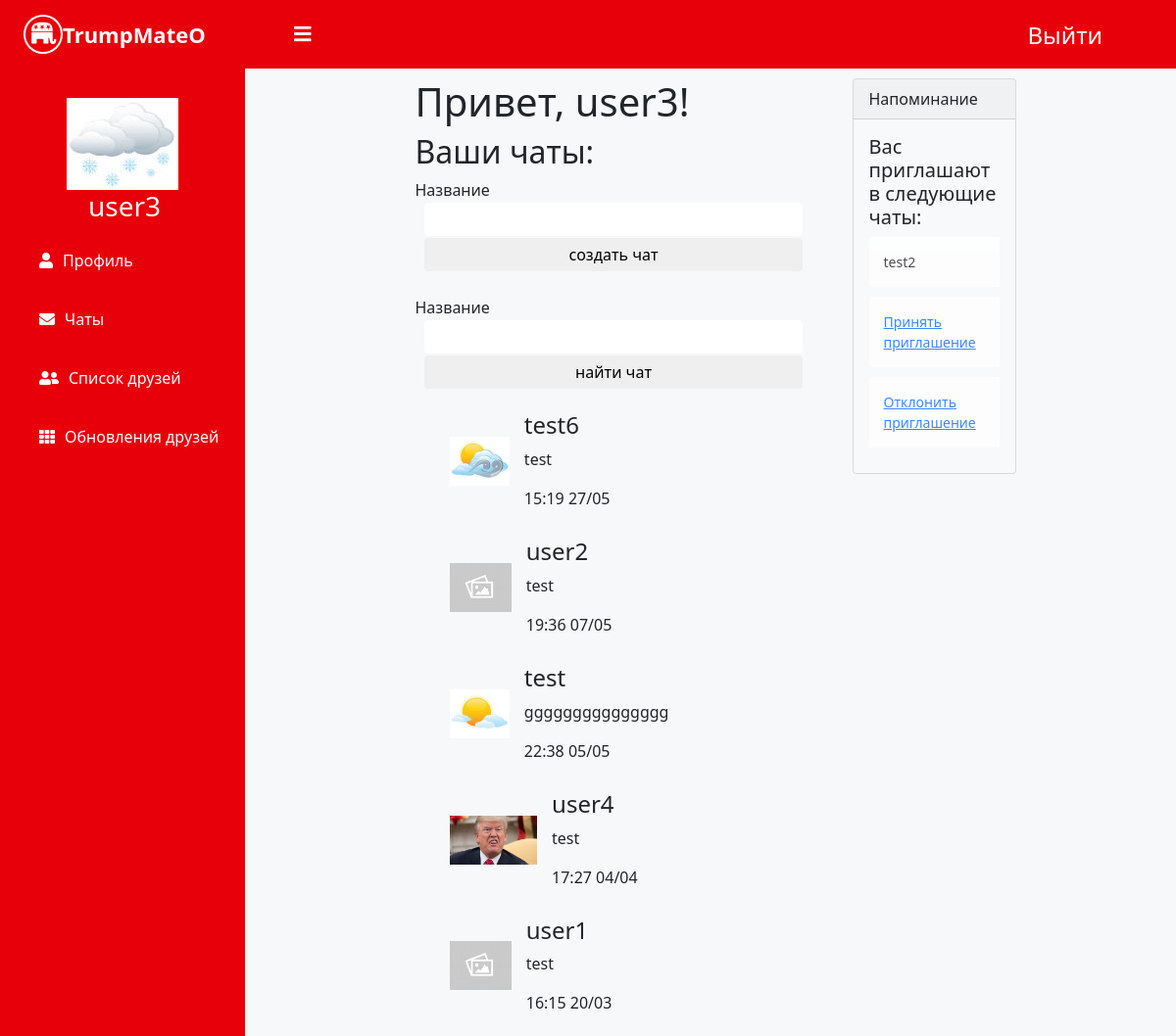
The page /index (signed in) on the database its author committed.
### app/models.py (models this page shows, shortened)
class User(UserMixin, db.Model):
    id = db.Column(db.Integer, primary_key=True)
    username = db.Column(db.String(64), index=True, unique=True)
    email = db.Column(db.String(120), index=True, unique=True)
    password_hash = db.Column(db.String(128))
    posts = db.relationship('Post', backref='author', lazy='dynamic')
    invitations = db.relationship('Invitation', backref='user', lazy='dynamic')
    about_me = db.Column(db.String(140))
    last_seen = db.Column(db.DateTime, default=datetime.now(pytz.timezone('Europe/Moscow')))
    followed = db.relationship(
        'User', secondary=followers,
        primaryjoin=(followers.c.follower_id == id),
        secondaryjoin=(followers.c.followed_id == id),
        backref=db.backref('followers', lazy='dynamic'), lazy='dynamic')
    image = db.Column(db.BLOB, default=None)
    news = db.relationship('News', backref='author', lazy='dynamic')
    liked_news = db.relationship('User', secondary=user_news, backref='liked_users')
    def get_image(self):
        if self.image is not None:
            return b64encode(self.image).decode('UTF-8')

class Chat(db.Model):
    id = db.Column(db.Integer, primary_key=True)
    name = db.Column(db.String(64), index=True)
    users = db.relationship('User', secondary=user_chats, backref='chats')
    posts = db.relationship('Post', backref='chat', lazy='dynamic')
    invitations = db.relationship('Invitation', backref='chat', lazy='dynamic')
    image = db.Column(db.BLOB, default=None)
    def get_image(self):
        if self.image is not None:
            return b64encode(self.image).decode('UTF-8')

class Post(db.Model):
    id = db.Column(db.Integer, primary_key=True)
    body = db.Column(db.String(140))
    timestamp = db.Column(db.DateTime, index=True, default=datetime.now(pytz.timezone('Europe/Moscow')))
    user_id = db.Column(db.Integer, db.ForeignKey('user.id'))
    chat_id = db.Column(db.Integer, db.ForeignKey('chat.id'))
    news_id = db.Column(db.Integer, db.ForeignKey('news.id'))

class Invitation(db.Model):
    id = db.Column(db.Integer, primary_key=True)
    user_id = db.Column(db.Integer, db.ForeignKey('user.id'))
    chat_id = db.Column(db.Integer, db.ForeignKey('chat.id'))

### app/routes.py (the view, shortened to what this page needs)
@app.route('/', methods=['GET', 'POST'])
@app.route('/index', methods=['GET', 'POST'])
@login_required
def index():
    form = SearchAndCreateChatForm()
    chats = current_user.chats
    chats.sort(key=lambda x: x.posts[-1].timestamp)
    invite = Invitation.query.filter_by(user=current_user).first()
    if invite is None:
        return render_template('index.html', title='Главная страница', chats=reversed(chats), count=0,
                               form=form)
    return render_template('index.html', title='Главная страница', chats=reversed(chats),
                           invitations=current_user.invitations, count=1, form=form)

### app/forms.py (shortened to what this page needs)
class SearchAndCreateChatForm(FlaskForm):
    search_name = StringField('Название', validators=[])
    search_submit = SubmitField('найти чат')
    create_name = StringField('Название', validators=[])
    create_submit = SubmitField('создать чат')

### app/models.py (called while the page is built)
@login.user_loader
def load_user(id):
    return User.query.get(int(id))

### app/routes.py (called while the page is built)
@app.before_request
def before_request():
    if current_user.is_authenticated:
        current_user.last_seen = datetime.now(pytz.timezone('Europe/Moscow'))
        db.session.commit()

### app/templates/index.html (shortened to what this page needs)
{% extends "base.html" %}
{% block content %}
    <div class="container">
        <div class="row justify-content-center">
            <div class='main-part '>
                <h1>Привет, {{ current_user.username }}!</h1>
                <h2>Ваши чаты:</h2>
                <form action="" method="post" novalidate>
                    {{ form.create_name.label }}<br>
                    {{ form.create_name() }}
                    {{ form.create_submit() }}<br>
                    {{ form.search_name.label }}<br>
                    {{ form.search_name() }}
                    {{ form.search_submit() }}
                </form>
                <div class='friends-messages'>
                    {% for chat in chats %}
                        <div class="chat-instance"
                             onclick="location.href = '{{ url_for('chat', chat_id=chat.id) }}';">
                            <div class="chat-image">
                                {% if chat.name.find('none') == -1 %}
                                    {% if chat.get_image() == None %}
                                        <img src="../static/empty.jpg" class="responsive">
                                    {% else %}
                                        <img
                                             class="responsive">
                                    {% endif %}
                                {% else %}
                                    {% if chat.users[0].get_image() == None %}
                                        <img src="../static/empty.jpg" class="responsive">
                                    {% else %}
                                        <img
                                             class="responsive">
                                    {% endif %}
                                {% endif %}
                            </div>
                            <div class="chat-inf">
                                <div class="chat-name">
                                    {% if chat.name.find('none') == -1 %}
                                        <h4>{{ chat.name }}</h4>
                                    {% elif chat.users[0] == current_user %}
                                        <h4>{{ chat.users[1].username }}</h4>
                                    {% else %}
                                        <h4>{{ chat.users[0].username }}</h4>
                                    {% endif %}
                                </div>
                                <div class="chat-last-message">
                                    <p> {{ chat.posts[-1].body[:15] }}</p>
                                    <p> {{ chat.posts[-1].timestamp.strftime('%H:%M %d/%m') }}</p>
                                </div>
                            </div>
                        </div>
                    {% endfor %}
                </div>
            </div>
            <div class="notification-block">
                {% if count > 0 %}
                    <div class="card text-black bg-light mb-3">
                        <div class="card-header">Напоминание</div>
                        <div class="card-body">
                            <h5 class="card-title">Вас приглашают в следующие чаты:</h5>
                            {% for invitation in invitations %}
                                <div class="not-block">
                                <p>{{ invitation.chat.name }}</p>
                                <p class="card-text"><a
                                        href="{{ url_for('accept_the_invitation', invitation_id=invitation.id) }}">Принять
                                    приглашение</a></p>
                                <p class="card-text"><a
                                        href="{{ url_for('decline_the_invitation', invitation_id=invitation.id) }}">Отклонить
                                    приглашение</a></p>
                                </div>
                            {% endfor %}
                            </div>
                        </div>
                {% endif %}
            </div>
        </div>
    </div>
{% endblock %}

### app/templates/base.html (shortened to what this page needs)
<html>
<head>
    <link href="https://cdn.jsdelivr.net/npm/bootstrap@5.0.0-beta3/dist/css/bootstrap.min.css" rel="stylesheet"
>
    <link rel="stylesheet" href="../static/autorization.css" type="text/css"/>
    <link rel="stylesheet" href="../static/common.css" type="text/css"/>
    <link rel="stylesheet" href="../static/messages.css" type="text/css"/>
    <link rel="stylesheet" href="../static/friends.css" type="text/css"/>
    <link rel="stylesheet" href="../static/profile.css" type="text/css"/>
    <link rel="stylesheet" href="../static/menu.css" type="text/css"/>
    <link rel="stylesheet" href="../static/news.css" type="text/css"/>
    <link rel="stylesheet" href="../static/menu.css">
    <link rel="stylesheet" href="https://cdnjs.cloudflare.com/ajax/libs/font-awesome/5.12.1/css/all.min.css">
</head>
<body>
<header>
    <div class="raw">
        <div class="left_area">
            <div class="name-logo">
                <div>
                    <img src="../static/GOP_Square.svg" class="responsive"/>
                </div>
                <h3>Trump<span>Mate</span>O</h3>
                <label for="check">
                    <i class="fas fa-bars" id="sidebar_btn"></i>
                </label>
            </div>
        </div>
        <div class="user-information">
            {% if current_user.is_authenticated %}
                {% if current_user.is_anonymous %}
                    <a href="{{ url_for('login') }}" class="logout_btn"><h4>Войти</h4></a>
                {% else %}
                    <a href="{{ url_for('logout') }}" class="logout_btn"><h4>Выйти</h4></a>
                {% endif %}
                </div>
            {% endif %}
    </div>
</header>
<div class="sidebar">
    <div class="profile_info">
        {% if current_user.is_authenticated %}
            {% if current_user.get_image() == None %}
                <img src="../static/empty.jpg" class="responsive">
            {% else %}
                <img class="responsive">
            {% endif %}
            <div class="user-information"
                 onclick="location.href='{{ url_for('user', username=current_user.username) }}';">
                <div>
                    <h3>{{ current_user.username }}</h3>
                </div>
            </div>
        {% endif %}
    </div>
    {% if not current_user.is_anonymous %}
        <a href="{{ url_for('user', username=current_user.username) }}"><i
                class="fas fa-user"></i><span>Профиль</span></a>
        <a href="{{ url_for('index') }}"><i class="fas fa-envelope"></i><span>Чаты</span></a>
        <a href="{{ url_for('list_of_friends') }}"><i class="fas fa-user-friends"></i><span>Список друзей</span></a>
        <a href="{{ url_for('news') }}"><i class="fas fa-th"></i><span>Обновления друзей</span></a>
    {% endif %}
</div>
<div class="content">
    {% block content %}{% endblock %}
</div>
</body>
</html>

### app/static/common.css (style rules this page uses)
body { padding: 0px; margin-left: 0px; background-color: #f7f8fa; }
.name-logo img { height: 40px; align-self: center; }
.name-logo h3 { align-self: center; }
.name-logo div { height: 100%; display: flex; padding-left: 4px; }
.name-logo { height: 100%; display: flex; }
.user-information h4 { align-self: center; cursor: pointer; }
.user-information div { height: 100%; padding-left: 4px; }
.user-information { height: 100%; }
.main-part { width: 50%; align-items: center; flex-direction: column; margin-left: 10px; }
.responsive { display: block; max-width: 100%; height: auto; }

### app/static/messages.css (style rules this page uses)
.friends-messages { padding-left: 5%; width: 100%; }
.chat-instance { display: flex; flex-direction: row; align-items: center; width: 100%; margin-left: 2%; border: 1px solid #f7f8fa; padding: 5px; border-radius: 10px; }
.chat-inf { margin-left: 15px; }
.chat-image img { height: 50px; margin-bottom: 15px; }
.notification-block { padding-left: 3px; width: 20%; }
#create_name, #create_submit, #search_submit, #search_name { display: flex; flex-direction: row; align-items: center; width: 90%; margin-left: 2%; border: 1px solid #f7f8fa; padding: 5px; border-radius: 5px; }

### app/static/menu.css (style rules this page uses)
header { z-index: 1; position: fixed; background: #e70009; padding: 20px; width: calc(100% - 0%); top: 0; height: 70px; }
.left_area h3 { color: #fff; margin: 0; font-size: 22px; font-weight: 900; }
.left_area span { color: #f7f8fa; }
.logout_btn { padding: 5px; background: #e70009; text-decoration: none; float: right; margin-top: 3px; margin-right: 50px; margin-top: -33px; border-radius: 2px; font-size: 10px; font-weight: 600; transition: 0.5s; transition-property: background; }
.logout_btn h4 { color: white; }
.sidebar { z-index: 1; top: 0; background: #e70009; margin-top: 70px; padding-top: 30px; position: fixed; left: 0; width: 250px; height: 100%; transition: 0.5s; transition-property: left; overflow-y: auto; }
.profile_info { display: flex; flex-direction: column; justify-content: center; align-items: center; }
.user-information h3 { color: white; }
.sidebar a { color: #fff; display: block; width: 100%; line-height: 60px; text-decoration: none; padding-left: 40px; box-sizing: border-box; transition: 0.5s; transition-property: background; }
.sidebar i { padding-right: 10px; }
label #sidebar_btn { z-index: 1; color: #fff; position: fixed; cursor: pointer; left: 300px; font-size: 20px; margin: 5px 0; transition: 0.5s; transition-property: color; }
.content { width:calc(100% - 250px); margin-top: 60px; padding: 20px; margin-left: 250px; background-position: center; background-size: cover; height: 100vh; transition: 0.5s; }
.content .card p { background: #fff; padding: 15px; margin-bottom: 10px; font-size: 14px; opacity: 0.8; }

### app/templates/base.html (style rules this page uses)
.user-information a { align-self: center; cursor: pointer; text-decoration: none; color: black; margin-left: 25px; }

### rows shown on the page
User: username "user3"
Chat: name "test6", body "test", timestamp "15:19 27/05"
Chat: username "user2", body "test", timestamp "19:36 07/05"
Chat: name "test", body "ggggggggggggggg", timestamp "22:38 05/05"
Chat: username "user4", body "test", timestamp "17:27 04/04"
Chat: username "user1", body "test", timestamp "16:15 20/03"
Invitation: chat.name "test2"
